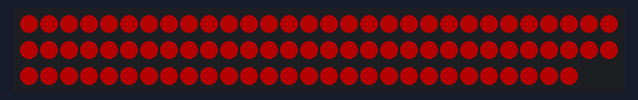
Simulated run of this sketch. Board: Arduino Uno, built with avr-gcc and run on an emulated ATmega328P. On the bench: 88 RGB LEDs in strip order, left to right, continuing on the next row. Dim RGB values are drawn brighter than linear; what the sketch prints to the serial monitor is not drawn.

Above: at 0.3 s.

The sketch:

RGBSetDemo.ino
```cpp
#include <FastLED.h>
#define NUM_LEDS 88

CRGBArray<NUM_LEDS> leds;

void setup() { FastLED.addLeds<NEOPIXEL,32>(leds, NUM_LEDS);

  Serial.begin(115200);
  Serial.println("Hey!");

  for(int i = 0; i < NUM_LEDS/2; i++) {
    // fade everything out

    // let's set an led value
    leds[i] = CHSV(0,255,127);

    // now, let's first 20 leds to the top 20 leds,
    leds(NUM_LEDS/2,NUM_LEDS-1) = leds(NUM_LEDS/2 - 1 ,0);
    FastLED.delay(5);
  }
}

void loop(){
  /*
  static uint8_t hue;
  for(int i = 0; i < NUM_LEDS/2; i++) {
    // fade everything out
    leds.fadeToBlackBy(40);

    // let's set an led value
    leds[i] = CHSV(hue++,255,255);

    // now, let's first 20 leds to the top 20 leds,
    leds(NUM_LEDS/2,NUM_LEDS-1) = leds(NUM_LEDS/2 - 1 ,0);
    FastLED.delay(5);
  }
  Serial.println(".");
  */
}
```
